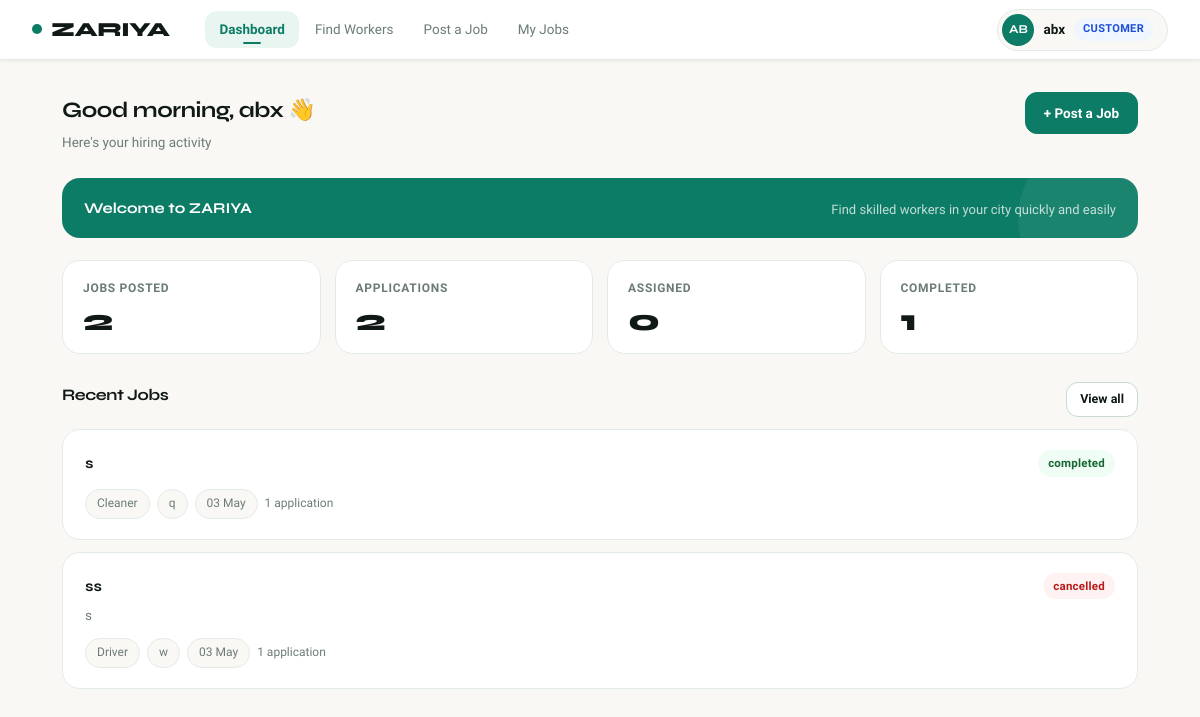
Screenshot of /dashboard (signed in) with the database file from the repository.
### models.py (models this page shows, shortened)
class User(UserMixin, db.Model):
    __tablename__ = 'users'
    id             = db.Column(db.Integer, primary_key=True)
    name           = db.Column(db.String(100), nullable=False)
    email          = db.Column(db.String(120), unique=True, nullable=False)
    phone          = db.Column(db.String(15))
    password       = db.Column(db.String(256), nullable=False)
    role           = db.Column(db.String(10), nullable=False)   # 'customer' / 'worker'
    city           = db.Column(db.String(100))
    created_at     = db.Column(db.DateTime, default=datetime.utcnow)
    profile_photo  = db.Column(db.String(255))   # filename stored in /static/uploads/
    skill          = db.Column(db.String(100))
    experience     = db.Column(db.Integer)
    is_available   = db.Column(db.Boolean, default=True)
    avg_rating     = db.Column(db.Float, default=0.0)
    total_reviews  = db.Column(db.Integer, default=0)
    total_earned   = db.Column(db.Float, default=0.0)   # total money received
    dark_mode      = db.Column(db.Boolean, default=False)
    theme_color    = db.Column(db.String(20), default='teal')   # teal / blue / purple / amber
    jobs_posted    = db.relationship('Job', backref='customer', lazy=True,
                                     foreign_keys='Job.customer_id')
    applications   = db.relationship('Application', backref='worker', lazy=True,
                                     foreign_keys='Application.worker_id')
    reviews_given  = db.relationship('Review', backref='reviewer', lazy=True,
                                     foreign_keys='Review.reviewer_id')
    def get_initials(self):
        parts = self.name.strip().split()
        return (parts[0][0] + parts[-1][0]).upper() if len(parts) > 1 else parts[0][:2].upper()

class Job(db.Model):
    __tablename__ = 'jobs'
    id                 = db.Column(db.Integer, primary_key=True)
    title              = db.Column(db.String(200), nullable=False)
    description        = db.Column(db.Text)
    skill              = db.Column(db.String(100), nullable=False)
    location           = db.Column(db.String(100), nullable=False)
    budget             = db.Column(db.String(50))           # per day budget
    date_from          = db.Column(db.String(50))
    date_to            = db.Column(db.String(50))
    status             = db.Column(db.String(20), default='open')
    customer_id        = db.Column(db.Integer, db.ForeignKey('users.id'), nullable=False)
    assigned_worker_id = db.Column(db.Integer, db.ForeignKey('users.id'))
    created_at         = db.Column(db.DateTime, default=datetime.utcnow)
    accepted_at        = db.Column(db.DateTime)    # when worker accepted / job assigned
    payment_amount     = db.Column(db.Float)
    payment_accepted   = db.Column(db.Boolean, default=False)
    payment_sent       = db.Column(db.Boolean, default=False)
    is_direct_request  = db.Column(db.Boolean, default=False)
    applications       = db.relationship('Application', backref='job', lazy=True)
    assigned_worker    = db.relationship('User', foreign_keys=[assigned_worker_id])
    cancel_requests    = db.relationship('CancelRequest', backref='job', lazy=True)

### app.py (the view, shortened to what this page needs)
@app.route('/dashboard')
@login_required
def dashboard():
    if current_user.role == 'customer':
        jobs       = Job.query.filter_by(customer_id=current_user.id).order_by(Job.created_at.desc()).limit(5).all()
        total_apps = sum(len(j.applications) for j in Job.query.filter_by(customer_id=current_user.id).all())
        return render_template('customer/dashboard.html', jobs=jobs, total_apps=total_apps)

### app.py (called while the page is built)
@login_manager.user_loader
def load_user(user_id):
    return User.query.get(int(user_id))

### templates/customer/dashboard.html (shortened to what this page needs)
{% extends 'base.html' %}
{% block content %}
<div class="page-header">
  <div>
    <div class="page-title">Good morning, {{ current_user.name.split()[0] }} 👋</div>
    <div class="page-sub">Here's your hiring activity</div>
  </div>
  <a href="{{ url_for('post_job') }}" class="btn btn-green">+ Post a Job</a>
</div>
{% set pending_cancels = namespace(n=0) %}
{% for j in current_user.jobs_posted %}
  {% for cr in j.cancel_requests %}
    {% if cr.initiated_by == 'worker' and cr.status == 'pending' %}
      {% set pending_cancels.n = pending_cancels.n + 1 %}
    {% endif %}
  {% endfor %}
{% endfor %}
{% set new_accepts = namespace(n=0) %}
{% for j in current_user.jobs_posted %}
  {% for a in j.applications %}
    {% if a.status == 'worker_accepted' and j.status == 'assigned' %}
      {% set new_accepts.n = new_accepts.n + 1 %}
    {% endif %}
  {% endfor %}
{% endfor %}
<div class="welcome-banner">
  <div class="wb-title">Welcome to ZARIYA</div>
  <div class="wb-sub">Find skilled workers in {{ current_user.city or 'your city' }} quickly and easily</div>
</div>
<div class="stats-row">
  <div class="stat">
    <div class="stat-l">Jobs Posted</div>
    <div class="stat-v">{{ current_user.jobs_posted|length }}</div>
  </div>
  <div class="stat">
    <div class="stat-l">Applications</div>
    <div class="stat-v">{{ total_apps }}</div>
  </div>
  <div class="stat">
    <div class="stat-l">Assigned</div>
    <div class="stat-v">{{ current_user.jobs_posted|selectattr('status','equalto','assigned')|list|length }}</div>
  </div>
  <div class="stat">
    <div class="stat-l">Completed</div>
    <div class="stat-v">{{ current_user.jobs_posted|selectattr('status','equalto','completed')|list|length }}</div>
  </div>
</div>
<div class="page-header" style="margin-bottom:12px;">
  <div class="page-title" style="font-size:16px;">Recent Jobs</div>
  <a href="{{ url_for('my_jobs') }}" class="btn btn-sm">View all</a>
</div>
{% if jobs %}
  {% for job in jobs %}
  <div class="job-item">
    <div class="job-top">
      <div class="job-title">{{ job.title }}</div>
      <span class="sbadge s-{{ job.status }}">{{ job.status }}</span>
    </div>
    <div class="job-desc">{{ job.description|truncate(100) if job.description }}</div>
    <div class="job-foot">
      <span class="chip">{{ job.skill }}</span>
      <span class="chip">{{ job.location }}</span>
      <span class="chip">{{ job.created_at.strftime('%d %b') }}</span>
      <span style="font-size:12px;color:var(--text-muted);">{{ job.applications|length }} application{{ 's' if job.applications|length != 1 }}</span>
    </div>
  </div>
  {% endfor %}
{% endif %}
{% endblock %}

### templates/base.html (shortened to what this page needs)
<!DOCTYPE html>
<html lang="en" data-theme-color="teal" data-dark="false">
<head>
  <link rel="stylesheet" href="{{ url_for('static', filename='css/style.css') }}">
</head>
<body>
{% if current_user.is_authenticated %}
<nav class="topbar">
  <div class="topbar-left">
    <a href="{{ url_for('dashboard') }}" class="logo">
      <span class="logo-dot"></span>
      ZARIYA
    </a>
    <div class="nav-links">
      {% if current_user.role == 'customer' %}
        <a href="{{ url_for('dashboard') }}"   class="nav-link {% if request.endpoint=='dashboard'   %}active{% endif %}">Dashboard</a>
        <a href="{{ url_for('find_workers') }}" class="nav-link {% if request.endpoint=='find_workers' %}active{% endif %}">Find Workers</a>
        <a href="{{ url_for('post_job') }}"     class="nav-link {% if request.endpoint=='post_job'    %}active{% endif %}">Post a Job</a>
        <a href="{{ url_for('my_jobs') }}"      class="nav-link {% if request.endpoint=='my_jobs'     %}active{% endif %}">My Jobs</a>
      {% endif %}
    </div>
  </div>
  <div class="topbar-right">
    <div class="user-pill" tabindex="0">
      <div class="user-av">
        {% if current_user.profile_photo %}
          <img src="{{ url_for('uploaded_file', filename=current_user.profile_photo) }}" alt="Photo">
        {% else %}
          {{ current_user.get_initials() }}
        {% endif %}
      </div>
      <span class="user-name">{{ current_user.name.split()[0] }}</span>
      <span class="role-tag {{ current_user.role }}">{{ current_user.role }}</span>
    </div>
  </div>
</nav>
{% endif %}
<main>{% block content %}{% endblock %}</main>
</body>
</html>

### rows the page displays
User: get_initials "AB", name "abx", role "CUSTOMER", city "your city"
Job: title "s", status "completed", skill "Cleaner", location "q", created_at "03 May", applications|length "1"
Job: title "ss", status "cancelled", description "s", skill "Driver", location "w", created_at "03 May", applications|length "1"

### other values shown
{{ current_user.jobs_posted|length }} "2"
{{ total_apps }} "2"
